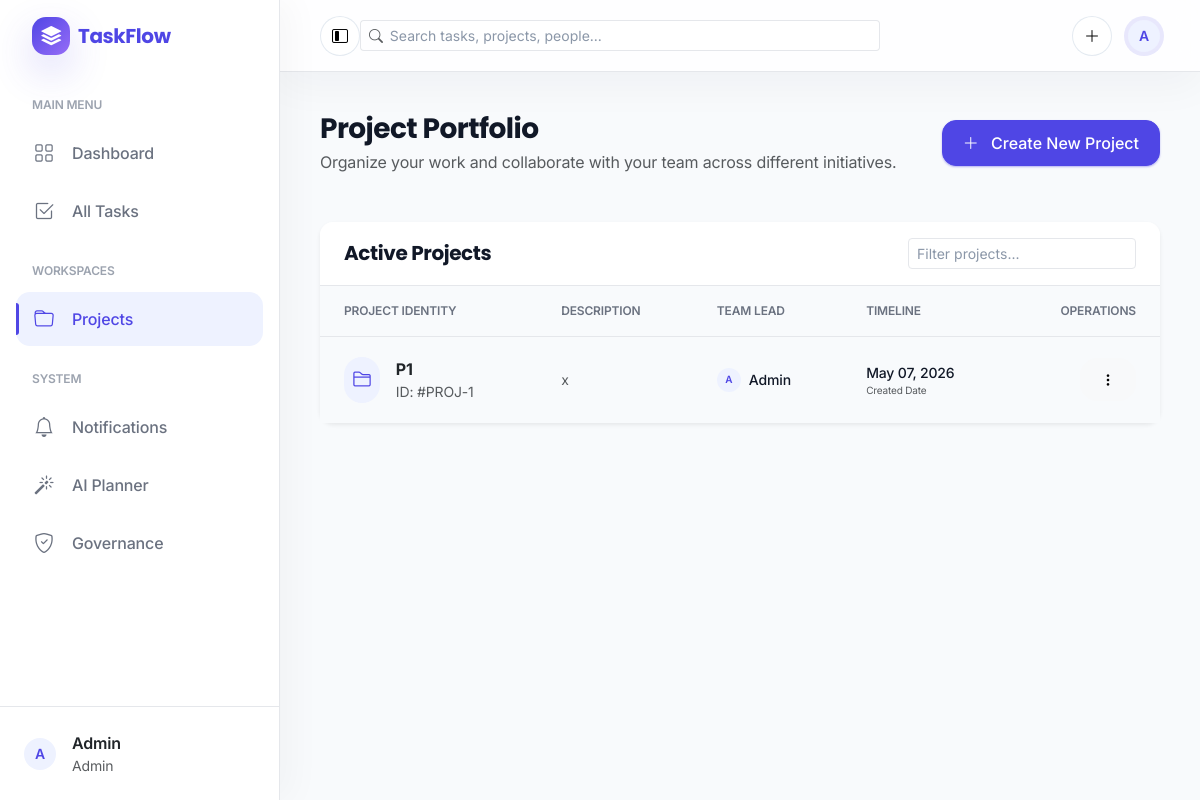
Screenshot of /projects (signed in) with the database file from the repository.
### models/user.py (models this page shows, shortened)
class User(UserMixin, db.Model):
    __tablename__ = 'users'
    id = db.Column(db.Integer, primary_key=True)
    name = db.Column(db.String(80), nullable=False)
    email = db.Column(db.String(120), unique=True, nullable=False, index=True)
    password = db.Column(db.String(255), nullable=False)
    role = db.Column(db.Enum(UserRole), nullable=False, default=UserRole.MEMBER)
    skills = db.Column(db.Text, nullable=True)  # Comma-separated skills or free text
    created_at = db.Column(db.DateTime, default=datetime.utcnow, nullable=False)
    updated_at = db.Column(db.DateTime, default=datetime.utcnow, onupdate=datetime.utcnow, nullable=False)
    projects = db.relationship('Project', back_populates='creator', lazy=True, cascade='all, delete-orphan')
    assigned_tasks = db.relationship('Task', back_populates='assignee', lazy=True)
    def is_admin(self):
        return self.role == UserRole.ADMIN
    def has_permission(self, permission: str) -> bool:
        if self.is_admin():
            return True

### models/project.py (models this page shows, shortened)
class Project(db.Model):
    __tablename__ = 'projects'
    id = db.Column(db.Integer, primary_key=True)
    title = db.Column(db.String(200), nullable=False, index=True)
    description = db.Column(db.Text, nullable=True)
    created_by = db.Column(db.Integer, db.ForeignKey('users.id', ondelete='CASCADE'), nullable=False, index=True)
    created_at = db.Column(db.DateTime, default=datetime.utcnow, nullable=False)
    updated_at = db.Column(db.DateTime, default=datetime.utcnow, onupdate=datetime.utcnow, nullable=False)
    creator = db.relationship('User', back_populates='projects')
    tasks = db.relationship('Task', back_populates='project', lazy=True, cascade='all, delete-orphan')

### routes/project.py (the view)
@project_bp.route('/projects')
@login_required
@permission_required("project.manage")
def projects():
    all_projects = Project.query.all()
    return render_template('projects.html', projects=all_projects)

### app.py (called while the page is built)
@login_manager.user_loader
def load_user(user_id):
    return User.query.get(int(user_id))

@app.context_processor
def inject_notification_count():
    from flask_login import current_user
    if not current_user.is_authenticated:
        return {"unread_notifications_count": 0}
    unread_count = Notification.query.filter_by(user_id=current_user.id, is_read=False).count()
    return {"unread_notifications_count": unread_count}

### templates/projects.html (shortened to what this page needs)
{% extends "layout.html" %}
{% block content %}
<div class="row g-4 mb-5">
    <div class="col-12 d-flex flex-column flex-md-row align-items-md-center justify-content-between">
        <div>
            <h1 class="h3 fw-bold mb-1">Project Portfolio</h1>
            <p class="text-muted mb-0">Organize your work and collaborate with your team across different initiatives.</p>
        </div>
        <div class="mt-3 mt-md-0">
            <button type="button" class="btn btn-primary" data-bs-toggle="modal" data-bs-target="#createProjectModal">
                <i class="bi bi-plus-lg me-2"></i> Create New Project
            </button>
        </div>
    </div>
</div>
<div class="row g-4">
    <div class="col-12">
        <div class="card border-0 shadow-sm">
            <div class="card-header bg-white border-bottom py-3 d-flex align-items-center justify-content-between">
                <h5 class="mb-0 fw-bold">Active Projects</h5>
                <div class="input-group input-group-sm w-auto">
                    <input type="text" class="form-control" placeholder="Filter projects...">
                </div>
            </div>
            <div class="card-body p-0">
                <div class="table-responsive">
                    <table class="table table-hover align-middle mb-0">
                        <thead>
                            <tr>
                                <th class="ps-4">Project Identity</th>
                                <th>Description</th>
                                <th>Team Lead</th>
                                <th>Timeline</th>
                                <th class="text-end pe-4">Operations</th>
                            </tr>
                        </thead>
                        <tbody>
                            {% for project in projects %}
                            <tr>
                                <td class="ps-4">
                                    <div class="d-flex align-items-center">
                                        <div class="bg-primary-light text-primary rounded-3 p-2 me-3">
                                            <i class="bi bi-folder2 fs-5"></i>
                                        </div>
                                        <div>
                                            <a href="{{ url_for('project.view_project', project_id=project.id) }}" class="fw-bold text-dark text-decoration-none hover-primary">
                                                {{ project.title }}
                                            </a>
                                            <div class="text-muted small">ID: #PROJ-{{ project.id }}</div>
                                        </div>
                                    </div>
                                </td>
                                <td>
                                    <div class="text-muted small text-truncate" style="max-width: 250px;">
                                        {{ project.description or 'No description provided' }}
                                    </div>
                                </td>
                                <td>
                                    <div class="d-flex align-items-center">
                                        <div class="avatar-initials sm me-2" style="width: 24px; height: 24px; font-size: 10px;">
                                            {{ project.creator.name[:1].upper() }}
                                        </div>
                                        <span class="small fw-medium">{{ project.creator.name }}</span>
                                    </div>
                                </td>
                                <td>
                                    <div class="small fw-medium">{{ project.created_at.strftime('%b %d, %Y') }}</div>
                                    <div class="text-muted x-small" style="font-size: 10px;">Created Date</div>
                                </td>
                                <td class="text-end pe-4">
                                    <div class="dropdown">
                                        <button class="btn btn-light btn-sm rounded-3" type="button" data-bs-toggle="dropdown">
                                            <i class="bi bi-three-dots-vertical"></i>
                                        </button>
                                    </div>
                                </td>
                            </tr>
                            {% endfor %}
                        </tbody>
                    </table>
                </div>
            </div>
        </div>
    </div>
</div>
{% endblock %}

### templates/layout.html (shortened to what this page needs)
<!DOCTYPE html>
<html lang="en">
<head>
    <link href="https://cdn.jsdelivr.net/npm/bootstrap@5.3.0/dist/css/bootstrap.min.css" rel="stylesheet">
    <link rel="stylesheet" href="https://cdn.jsdelivr.net/npm/bootstrap-icons@1.11.0/font/bootstrap-icons.css">
    <link rel="stylesheet" href="{{ url_for('static', filename='css/style.css') }}">
</head>
<body>
    {% if current_user.is_authenticated %}
    <div id="sidebar">
        <div class="sidebar-brand">
            <span class="tf-brand-mark me-2"><i class="bi bi-stack"></i></span>
            <span class="tf-brand-name">TaskFlow</span>
        </div>
        <div class="sidebar-nav">
            <div class="nav-label">Main Menu</div>
            <a href="{{ url_for('dashboard') }}" class="sidebar-link {{ 'active' if request.endpoint == 'dashboard' else '' }}">
                <i class="bi bi-grid"></i>
                <span>Dashboard</span>
            </a>
            <a href="{{ url_for('task.tasks') }}" class="sidebar-link {{ 'active' if 'task' in request.endpoint else '' }}">
                <i class="bi bi-check2-square"></i>
                <span>All Tasks</span>
            </a>
            <div class="nav-label mt-4">Workspaces</div>
            {% if current_user.role.value == 'admin' %}
            <a href="{{ url_for('project.projects') }}" class="sidebar-link {{ 'active' if 'project' in request.endpoint else '' }}">
                <i class="bi bi-folder"></i>
                <span>Projects</span>
            </a>
            {% endif %}
            <div class="nav-label mt-4">System</div>
            <a href="{{ url_for('notification.list_notifications') }}" class="sidebar-link {{ 'active' if 'notification' in request.endpoint else '' }}">
                <i class="bi bi-bell"></i>
                <span>Notifications</span>
            </a>
            {% if current_user.role.value == 'admin' %}
            <a href="{{ url_for('ai_planning.planning_index') }}" class="sidebar-link {{ 'active' if 'ai_planning' in request.endpoint else '' }}">
                <i class="bi bi-magic"></i>
                <span>AI Planner</span>
            </a>
            <a href="{{ url_for('admin.permissions') }}" class="sidebar-link {{ 'active' if 'admin' in request.endpoint else '' }}">
                <i class="bi bi-shield-check"></i>
                <span>Governance</span>
            </a>
            {% endif %}
        </div>
        <div class="position-absolute bottom-0 w-100 p-4 border-top">
            <div class="d-flex align-items-center">
                <div class="avatar-initials me-3">
                    {{ current_user.name[:1].upper() }}
                </div>
                <div class="flex-grow-1 text-truncate">
                    <div class="fw-semibold text-dark">{{ current_user.name }}</div>
                    <div class="text-muted small">{{ current_user.role.value | capitalize }}</div>
                </div>
            </div>
        </div>
    </div>
    <div class="main-content">
        <header id="top-nav">
            <div class="d-flex align-items-center gap-2">
                <button type="button" class="tf-icon-btn d-none d-lg-inline-flex" id="sidebar-collapse" aria-label="Collapse navigation">
                    <i class="bi bi-layout-sidebar-inset"></i>
                </button>
            </div>
            <div class="d-none d-md-flex align-items-center flex-grow-1">
                <div class="input-group input-group-sm tf-search">
                    <span class="input-group-text bg-transparent border-end-0"><i class="bi bi-search text-muted"></i></span>
                    <input type="text" class="form-control border-start-0 ps-0" placeholder="Search tasks, projects, people...">
                </div>
            </div>
            <div class="ms-auto d-flex align-items-center gap-3">
                <div class="dropdown">
                    <button class="tf-icon-btn" type="button" data-bs-toggle="dropdown" aria-label="Create">
                        <i class="bi bi-plus-lg"></i>
                    </button>
                </div>
                <div class="dropdown">
                    <a href="#" class="d-flex align-items-center text-dark text-decoration-none" data-bs-toggle="dropdown">
                        <div class="avatar-initials tf-avatar-ring">
                            {{ current_user.name[:1].upper() }}
                        </div>
                    </a>
                </div>
            </div>
        </header>
        <main id="content-wrapper">
            <div class="fade-in">
                {% block content %}{% endblock %}
            </div>
        </main>
    </div>
    {% endif %}
</body>
</html>

### rows the page displays
User: name "A", name "Admin", role.value "Admin"
Project: title "P1", id "1", description "x", creator "A", creator.name "Admin", created_at "May 07, 2026"
